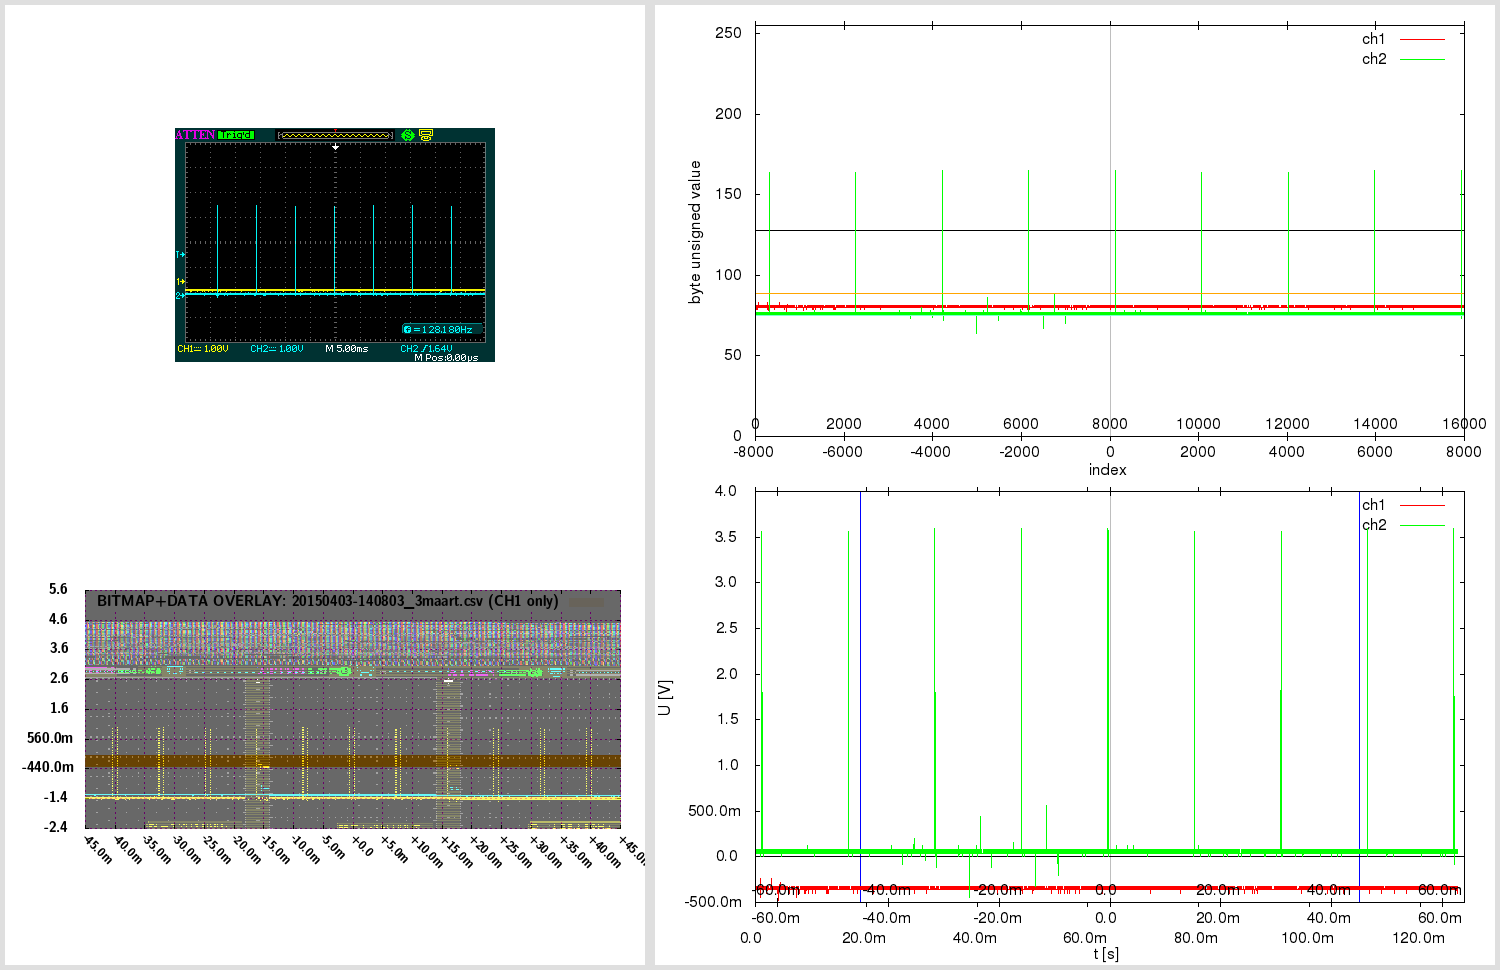

Source code (gnuplot):

# 20150403-140803_3maart.gnuplot [generated by /home/warreee/attenload/adsparse-wave.pl]
# single gnuplot file, with two potentially independent scripts
# generates three plots: one based on integer, other based on real (SI) values
# and one bitmap overlay - and then montages them using ImageMagick

# attengrab .csv can just be centered (over t)
# -> the x=0 (t=0) will correspond to scope center
# (but .DAV/.CSV will also need extra sample alignment)

# in Linux, to see available fonts, do:
# fc-list --verbose | grep 'fullname:' | less
# the two fonts used here:
# LMSansDemiCond10-Regular or "Latin Modern Sans Demi Cond"; and Helvetica
# Helvetica doesn't even get reported on my system:
# $ fc-list --verbose | grep 'fullname:' | grep -i 'Helvetica\|Demi Cond'
#	fullname: "LM Sans Demi Cond 10 Regular"(s) "LMSansDemiCond10-Regular"(s)


print "Gnuplotting..."

## "master settings" (shared between both parts of script)

# line color - specified by linestyles
set style line 1 linetype 1 linecolor rgb "red"
set style line 2 linetype 1 linecolor rgb "green"
set style line 3 linetype 1 linecolor rgb "orange"
set style line 4 linetype 1 linecolor rgb "aquamarine"
set style line 5 linetype -1 linecolor rgb "black"
set style line 6 linetype -1 linecolor rgb "gray"
set style line 7 linetype 1 linecolor rgb "blue"


# VARIABLES ########### ########### ###########

fnbase="20150403-140803_3maart"
fn_bmp = fnbase . ".bmp"
fn_pngr = fnbase . "_r.png"
fn_pngi = fnbase . "_i.png"
fn_pngov = fnbase . "_ov.png"
fn_pngt = fnbase . "_tmp.png"
fn_pngo = fnbase . ".png"

# scope screen(shot) properties
tdiv = 0.005          # T/DIV (50e-9)
toffs = 0        # time offset (scope) (200e-9)
vdiv1 = 1        # V/DIV CH1 (500e-3)
vdiv2 = 1         # V/DIV CH2 (50e-3)
voffs1 = -1.56         # volt offset CH1 (-1.5)
voffs2 = -2.12       # volt offset CH2 (100e-3)
sampintp  = 8e-06    # (500e-12)
sampintf  = 1/sampintp
sratacqf  = 125000      # (250e6)
sratacqp  = 1/sratacqf
#osf = 1.0    # oversample factor (multiplies .CSV and .DAV time domain) # unused here
adsFactor = 1.28

# (edges of current capture and divisions)
scope_hdiv=18
scope_vdiv=8
# enforce floating point (see below)
scope_trange = scope_hdiv*tdiv*1.0    # (900e-9)
scope_left=toffs-(scope_trange/2)     # (-250e-9)
scope_right=toffs+(scope_trange/2)    # (650e-9)
scope_bottom=-voffs1-(scope_vdiv*vdiv1/2) # -500e-3
scope_top=-voffs1+(scope_vdiv*vdiv1/2)    # 3.5

totalch1Vspan=scope_vdiv*vdiv1
totalch2Vspan=scope_vdiv*vdiv2
ch1Vcoeff = adsFactor*totalch1Vspan/(2**8)
ch2Vcoeff = adsFactor*totalch2Vspan/(2**8)

voffs1int = voffs1/ch1Vcoeff  # -39
voffs2int = voffs2/ch2Vcoeff  # -53

acsv_fn = fnbase . '.csv' # '20130020-013902.csv' # from attenload tmp_wav
acsz=16000         # tmp_wav/.csv size (900)
fts=8e-06         # final timestep (sampling period)
# here scope_trange could be 18*1, with acsz 16000;
# if as integer, 18/16000 would be 0 - enforce floating point
# above enforcing scope_trange to float doesn't work,
# must again here:
tdivp = 1.0*scope_trange/acsz   # sampling rate, based on scope range and numsamples in tmp (1ns)
tdivf = 1/tdivp             # freq based on that sampling rate

# just in case - not needed usually:
triglevel=1.64
trigholdoff=100e-9

toffsamp = toffs/fts		# 0
# time finetune offset - int (samples) (depends on range)
tfoi = -164


#### extract bitmap from .png, if .bmp not present
# was -crop 480x234+10+10; now -crop 480x234+95+128

cmdstr = 'if (! test -f "'.fn_bmp.'") ; then \
  echo -n "'.fn_bmp.' not found .. " ; \
  if [ -f "'.fn_pngo.'" ] ; then \
    echo -n "'.fn_pngo.' found - extracting" ; \
    convert -crop 480x234+95+128 "'.fn_pngo.'" "'.fn_bmp.'" ; \
  else \
    echo -n "'.fn_pngo.' not found - cannot extract" ; \
  fi ; \
else \
  echo -n "'.fn_bmp.' found - using that" ; \
fi; echo'

#print cmdstr
# note - since cmdstr above uses double quotes,
# must use single quotes for bash here!:
print system("bash -c '". cmdstr ."' 2>&1")


##################################
###### plot directly with unsigned byte data

set terminal png size 840,480
set termoption enhanced
set termoption font "Helvetica, 12"

set output fn_pngi
set datafile separator ","

# set axis label
set xlabel "index" offset 0.0,0.8
set ylabel "byte unsigned value" offset 1.0,0.0


# horizontal line as functions
zeroline(x)=128
ch1offs(x)=128+voffs1int # (-39)
ch2offs(x)=128+voffs2int # (-53)

# vertical line - headless arrow
# "y" scope axis in middle:
ymI = acsz/2
set arrow from ymI,0 to ymI,255 nohead ls 5
# time offset:
toI = ymI - toffs/fts
set arrow from toI,0 to toI,255 nohead ls 6


# must use multiplot here, to have two x-axes
# and thus, must set lmargin, so both graphs match

set size 1.0,0.9      # 0.1/2 = 0.05
set bmargin 0
set lmargin 10
set yrange [0:255] # 8-bit


set multiplot

set origin 0,0.1
set xrange [0:acsz]
set xtics in
set xtics offset 0,graph 0.08
plot \
  zeroline(x) with lines notitle ls 5,\
  acsv_fn using 1:2 with lines title "ch1" ls 1, \
  "" using 1:3 with lines title "ch2" ls 2, \
  ch1offs(x) with lines notitle ls 3, \
  ch2offs(x) with lines notitle ls 4

unset arrow # if big offset, line from prev. can 'leak' in next at diff place, so reset

set origin 0,0.1
set xtics out
set xtics offset 0,graph 0.02
set xrange [-acsz/2:acsz/2-1]
#set xtics nomirror 500
set noytics
set noylabel
unset xlabel # set xlabel ""
set border 1
plot 0 notitle

set nomultiplot


### reset previous settings
#unset border # no work for default
set border    # Draw default borders:
set ytics
unset yrange


##################################
###### plot with converted real SI units

# reset # resets set style line!

set terminal png size 840,480
set termoption enhanced
set termoption font "Helvetica, 12"

set output fn_pngr
set datafile separator ","

# set axis label
set xlabel "t [s]" offset 0.0,0.1
set ylabel "U [V]" offset 1.0,0.0

# axis tics format
set format y "%.1s%c"
set format x "%.1s%c"


# horizontal line as functions
zerolineR(x)=0
# don't show real offsets; they could be way off depending on V/DIV
#ch1offsR(x)=0+(-1.56)
#ch2offsR(x)=0+(-2.12)

# "y" scope axis in middle (the +1 added to ymI so it snaps at 0):
ymR=(ymI+1)*fts
set arrow from ymR,graph 0 to ymR,graph 1 nohead ls 5
# time offset:
toR=toI*fts
set arrow from toR,graph 0 to toR,graph 1 nohead ls 6
# indicate scope range here too
set arrow from scope_left+toR,graph 0 to scope_left+toR,graph 1 nohead ls 7
set arrow from scope_right+toR,graph 0 to scope_right+toR,graph 1 nohead ls 7


# must use multiplot here, to have two x-axes
# and thus, must set lmargin, so both graphs match

set size 1.0,0.9      # 0.1/2 = 0.05
set bmargin 0
set lmargin 10
set yrange [] writeback # since we don't set explicity, must save autorange
set autoscale y

set multiplot

set origin 0,0.13
set xrange [0:acsz*fts]
set xtics out
set xtics offset 0,graph -0.03
plot \
  zerolineR(x) with lines notitle ls 5,\
  acsv_fn using ($4+tfoi*fts):5 with lines title "ch1" ls 1, \
  "" using ($4+tfoi*fts):6 with lines title "ch2" ls 2

set yrange restore # this saves the found yrange after `plot`
unset arrow # if big offset, line from prev. can 'leak' in next at diff place, so reset

set origin 0,0.13
set xtics out
set xtics offset 0,graph 0.02
set xrange [(-acsz/2)*fts:(acsz/2-1)*fts]
set noytics
set noylabel
unset xlabel # set xlabel ""
set border 1
plot GPVAL_Y_MIN notitle

set origin 0,0.13
set xtics in
set xtics offset 0,graph 0.08
# wrong to put xrange [scope_left:scope_right] here;
# as [scope_left:scope_right] could be a snippet,
# and this graph shows entire capture!
# simply move the previous scale for toffset
toRR=(acsz/2.)*fts-toR
set xrange [(-acsz/2)*fts+toRR:(acsz/2-1)*fts+toRR]
set noytics
set noylabel
unset xlabel # set xlabel ""
set border 1
plot GPVAL_Y_MIN notitle

set nomultiplot


##################################
###### plot with bitmap and data overlay

# here 840,480 remains as output png size,
# even if not set explicitly; also, make
# the height smaller - so can have gravity North in montage

set terminal png truecolor size 640,305 # size 840,480
set termoption enhanced
myfont="LMSansDemiCond10-Regular"   # LMSansDemiCond10-Regular or "Latin Modern Sans Demi Cond"
# cannot do concatenation direct in termoption line, so in separate string
myfontb="".myfont.", 12"
set termoption font myfontb

set output fn_pngov
set datafile separator ","


set autoscale
unset xtics
unset ytics
unset border
unset arrow # delete all arrows
unset object # (hopefully) delete objects?

set xrange [scope_left:scope_right]
xticstep=(scope_right-scope_left)/scope_hdiv
set xtics in scope_left,xticstep,scope_right scale 1
set yrange [scope_bottom:scope_top]
yticstep=(scope_top-scope_bottom)/scope_vdiv
set ytics in scope_bottom,yticstep,scope_top scale 1
set grid xtics ytics back linecolor rgb "magenta"
# right is only gnuplot 4.6 - without it ok w/ 4.4
#set xtics rotate by -45 offset 2.5,-1.50 right format "%+.1s%c" font myfont.',10'
set xtics rotate by -45 offset 0.0,0.0 format "%+.1s%c" font myfont.',10'
set key noenhanced

# dimensions of scope screenshot bitmap
bmp_w=480
bmp_h=234

# alpha bmp transparency [0:255]
bmp_alpha = 150
# boxes fillstyle transparent solid 0.10
box_transp = (1.-(acsz/16384.))*0.9 + 0.10

# plot string for data in transparent bitmap:
plot1au = "(($0-acsz/2.+tfoi)*fts+toffs):($5)"

# bmp_w=480 bmp_h=234 ; inside 451x201+15+14
# on plot: scope_left:scope_right and scope_bottom:scope_top!
# (so toffset is built in!)

bdx = scope_trange/(451.0-1)  # [s/pixel] /451: 1.99557e-09 vs 2.000e-9 manually
bdy = totalch1Vspan/(201.0-1) # [V/pixel] /201: 0.0199005 vs 0.02005 manually
bofx = -((scope_trange/2.0)-toffs+(15.0+0)*bdx) #-15.0*bdx # -2.8e-7
bofy = -((totalch1Vspan/2.0)+voffs1+(14.0+5)*bdy) #-14.0*bdy # -0.88

# seems `boxes fillstyle transparent solid 0.40` makes some seethroughs
# or something with bmp alpha overlay; but even without, all the same?
# because the red + blue (somehow inverted) creates a gray.. better green or orange

_plot_str = "zerolineR(x) with lines notitle ls 1,\
acsv_fn \
  using ".plot1au." with boxes fillstyle transparent solid box_transp noborder linestyle 3\
  title 'BITMAP+DATA OVERLAY: '.acsv_fn.' (CH1 only)',\
fn_bmp \
  binary array=(bmp_w,bmp_h) skip=54 format='%uchar' \
  dx=bdx dy=bdy origin=(bofx,bofy) \
  using 1:2:3:(bmp_alpha) \
  with rgbalpha t ''"

# seems actual plot in screenshot bitmap (480 × 234)
#  is at: 451x201+15+14; aspect ratio 201/451 = 0.445676
set size ratio 0.445676

eval("plot " . _plot_str)




##################################
###### montage commands

# used to be in attengrab; now here
# call ImageMagick montage via system
# and montage in `gnuplot` (easier to separate)

print "Montaging images..."
# this works in ImageMagick 6.6.2-6, but not in 6.5.7-8
#      '.fn_pngov.' -gravity Center -extent x480  \#
# must spec -extent 640x480 for 6.5

cmdstr = 'montage \
  <(montage \
    <(convert \
      '.fn_bmp.' -gravity Center -crop 640x480-10+0! -flatten  \
      bmp:-) \
    <(convert \
      '.fn_pngov.' -gravity Center -extent 640x480  \
      bmp:-) \
  -tile 1x -geometry +0+0  \
  bmp:-) \
  <(montage \
    '.fn_pngi.' \
    '.fn_pngr.' \
  -tile 1x -geometry +0+0  \
  bmp:-) \
-geometry +0+0 -border 5 \
'.fn_pngo

print cmdstr
print system('bash -c "'. cmdstr .'" 2>&1')

print "Deleting temp files ..."

delcmd = "rm"

# leave the bitmap for now
# actually, let attengrab handle it - since
# it may need to be re-taken!
# #cmdstr = delcmd ." ". fn_bmp
# #print cmdstr . "  " . system(cmdstr . " 2>&1")

cmdstr = delcmd ." ". fn_pngr
print cmdstr . "  " . system(cmdstr . " 2>&1")

cmdstr = delcmd ." ". fn_pngi
print cmdstr . "  " . system(cmdstr . " 2>&1")

cmdstr = delcmd ." ". fn_pngov
print cmdstr . "  " . system(cmdstr . " 2>&1")




# note:
# set terminal png size 840,480 # size defaults to 640x480 px
# set terminal pdf size 10,3 # size defaults to 5x3 in
# enhanced text: set termoption enhanced

# vertical line - headless arrow
# need ymin and ymax; gnuplot gives them only after plot -
# - and even then they do not correspond to end ticks
# - and even then, cannot get the arrow to show, after the second `plot`
# .. nor can I edit it anyhow; it must run before the first `plot`
# so instead of that, position y coordinates relative to graph (0 to 1)
#set arrow 1 from graph 0.5,0 to graph 0.5,1 nohead ls 5

# in multiplot, yrange should be after the size command
# note: xrange could be 2250 or 450
# so leave it to autoscale here? will be accurate since it's integer index...
# now set explicitly by script # below in multiplot

# axis tics format
# for engineering notation - 'help format specifiers':
# "A 'scientific' power is one such that the exponent is a multiple of three."

# print "Montaging images..."

# "The 'tile' size is then set to the largest dimentions
# of all the resized images, and the size actually specified."
# "by removing the 'size' component, non of the images will
# be resized, and the 'tile' size will be set to the largest
# dimensions of all the images given"
# not so simple: http://unix.stackexchange.com/questions/4046/
# can be done in one command with bash subprocess pipes (bash only)
# was: .fn_bmp.' -gravity NorthWest ; fn_pngov.' -gravity North
# can pad with -gravity Center -extent 640x480;
# but also with crop! -flatten - there have offset too!
# -geometry +2+2 can also mess up the last -border 5 !

# bmp scale worked for:
# bmp_w=480 bmp_h=234 ; inside 451x201+15+14
# tdiv = 5e-08,  toffs = 2e-07,  vdiv1 = 0.5,   voffs1 = -1.5,
# dx=2.000e-9 dy=0.02005 origin=(-2.8e-7,-0.88) for
# tspan = 18*tdiv = 18*5e-08 = 9e-07s
# vspan1 = 8*vdiv1 = 8*0.5 = 4V
# tspan/451 = 9e-07/451 = 1.99557e-09 s/pixel
# vspan1/201 = 4/201 = 0.0199005 V/pixel
# bdx=tspan/(451-1) = '9e-07/(451-1)' = 2e-09
# bdy=vspan1/(201-1) = '4/(201-1)' = 0.02
# 15*bdx = 15*2e-9 = 3e-08
# 14*bdy = 14*0.02 = 0.28
# 15*1.99557e-09 = 2.99335e-08
# 14*0.0199005 = 0.278607
